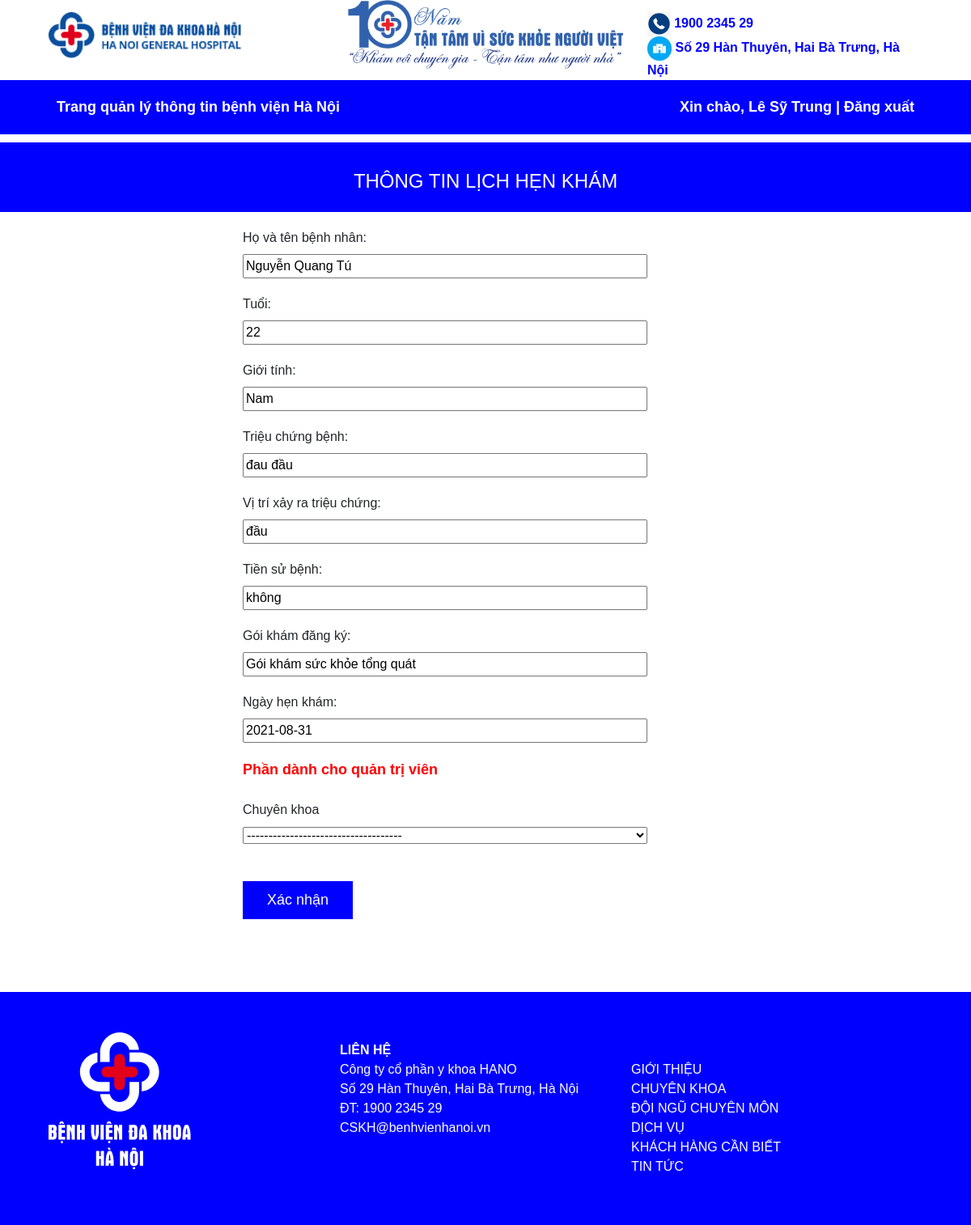
The page /lichkham.php?appid=1 (signed in) on the database its author committed.
### tables this page shows
CREATE TABLE `lichkham` (
  `appid` int(10) NOT NULL,
  `bnid` varchar(12) NOT NULL,
  `bsid` int(10) DEFAULT NULL,
  `summary` text DEFAULT NULL,
  `position` text DEFAULT NULL,
  `history` text DEFAULT NULL,
  `services` int(10) DEFAULT NULL,
  `appdate` date DEFAULT NULL,
  `pending` tinyint(1) DEFAULT 1,
  `ngaykham` text DEFAULT NULL,
  `chandoan` text DEFAULT NULL,
  `phuongan` text DEFAULT NULL,
  `donthuoc` text DEFAULT NULL
);

CREATE TABLE `benhnhan` (
  `bnid` varchar(12) NOT NULL,
  `bnname` varchar(50) NOT NULL,
  `age` int(10) DEFAULT NULL,
  `gender` text DEFAULT NULL,
  `contact` text DEFAULT NULL,
  `address` text DEFAULT NULL,
  `insurance` text DEFAULT NULL
);

CREATE TABLE `services` (
  `sid` int(10) NOT NULL,
  `sname` text NOT NULL
);

### lichkham.php (the view, shortened to what this page needs)
<!DOCTYPE html>
<html lang="en">
	<head>
		<link rel="stylesheet" href="https://maxcdn.bootstrapcdn.com/bootstrap/4.5.2/css/bootstrap.min.css">
		<link rel="stylesheet" href="style/style.css">
	</head>
	<body>
		<?php
			include('include/header.php');
		?>
		<div class = "manager-menu menu-bar">
			<ul class = "wrapper">
				<li class = "menu-bar-item no-decor">
					<a href = "manager.php" class = "no-decor menu-link">
						<b>
							Trang quản lý thông tin bệnh viện Hà Nội
						</b>
					</a>
				</li>
				<li class = "menu-bar-item no-decor right-float">
					<a href = "bs-info.php?bsid=<?php echo $_SESSION['id'];?>" class = "no-decor menu-link">
						<b>
							Xin chào, <?php echo $_SESSION['name'];?> |
						</b>
					</a>
					<a href = "include/process-logout.php" class = "no-decor menu-link ">
						<b>
							Đăng xuất
						</b>
					</a>
				</li>
			</ul>
		</div>
		<?php
			require('mysqli_connect.php');
			$query = 'SELECT * FROM `lichkham`
						inner join `benhnhan` on lichkham.bnid = benhnhan.bnid
						inner join `services` on lichkham.services = services.sid
						WHERE `appid` = ?';
			$q = mysqli_stmt_init($dbcon);
			mysqli_stmt_prepare($q, $query);
			mysqli_stmt_bind_param($q, "s", $_GET['appid']);
			mysqli_stmt_execute($q);
			$result = mysqli_stmt_get_result($q);
			$row = mysqli_fetch_assoc($result);
		?>
		<div class = "lichkham-body form-body">
			<div class = "lichkham-header">
				THÔNG TIN LỊCH HẸN KHÁM
			</div>
			<div class = "form-wrapper">
				<label>
					Họ và tên bệnh nhân:
				</label>
				<br>
				<input type = "text" name = "input-name" class = "input-text" value = "<?php echo $row['bnname'];?>" readonly = "readonly">
				<br>
				<label>
					Tuổi:
				</label>
				<br>
				<input type = "text" name = "input-age" class = "input-text" value = "<?php echo $row['age'];?>" readonly = "readonly">
				<br>
				<label>
					Giới tính:
				</label>
				<br>
				<input type = "text" name = "input-gender" class = "input-text" value = "<?php echo $row['gender'];?>" readonly = "readonly">
				<br>
				<label>
					Triệu chứng bệnh:
				</label>
				<br>
				<input type = "text" name = "input-summary" class = "input-text" value = "<?php echo $row['summary'];?>" readonly = "readonly">
				<br>
				<label>
					Vị trí xảy ra triệu chứng:
				</label>
				<br>
				<input type = "text" name = "input-position" class = "input-text" value = "<?php echo $row['position'];?>" readonly = "readonly">
				<br>
				<label>
					Tiền sử bệnh:
				</label>
				<br>
				<input type = "text" name = "input-history" class = "input-text" value = "<?php echo $row['history'];?>" readonly = "readonly">
				<br>
				<label>
					Gói khám đăng ký:
				</label>
				<br>
				<input type = "text" name = "input-services" class = "input-text" value = "<?php echo $row['sname'];?>" readonly = "readonly">
				<br>
				<label>
					Ngày hẹn khám:
				</label>
				<br>
				<input type = "text" name = "input-date" class = "input-text" value = "<?php echo $row['appdate'];?>" readonly = "readonly">
				<br>
				<form method = "POST" action = "include/process-add-benhan.php">
					<label>
						<strong>
							Phần dành cho quản trị viên
						</strong>
						<br>
						Chuyên khoa
					</label>
					<br>
					<select name = "input-khoa" id = "input-chuyenkhoa" class = "input-text" onchange="showbslist()">
						<option value = "0" selected = "selected">------------------------------------</option>
					</select>
					<br>
					<br>
					<div class = "input-submit">
						<input type = "submit" value = "Xác nhận" class = "submit-button">
					</div>
				</form>
			</div>
		</div>
		<div class = "footer">
			<?php
				include('include/footer.php');
			?>
		</div>
	</body>
</html>

### style/style.css (style rules this page uses)
body { font-family: Arial; }
ul { margin: 0; padding: 0; }
.no-decor { text-decoration: none; list-style-type: none; }
.wrapper { padding-left: 5%; padding-right: 5%; }
.menu-bar { width: 100%; background-color: blue; position: sticky; top: 0; z-index: 100; }
.menu-bar-item { display: inline-block; padding: 10px; position: relative; padding: 20px 10px; font-size: 14px; }
.menu-link { color: white; }
.right-float { float: right; }
.footer { width: 100%; background-color: blue; }
.form-wrapper { margin: 0 25%; }
.form-body { padding: 10px 0; }
.input-text { width: 500px; }
.form-wrapper label { padding-top: 20px; }
.input-submit { padding: 20px 0; }
.manager-menu a { font-size: 18px; }
.lichkham-body { padding-bottom: 70px; }
.lichkham-header { padding: 30px 0 20px 0; font-size: 24px; color: white; background-color: blue; text-align: center; }
.form-wrapper strong { font-size: 18px; color: red; }
.submit-button { background-color: blue; color: white; font-size: 18px; border: none; padding: 10px 30px; }

### rows shown on the page
lichkham: input-name "Nguyễn Quang Tú", input-age "22", input-gender "Nam", input-summary "đau đầu", input-position "đầu", input-history "không", input-services "Gói khám sức khỏe tổng quát", input-date "2021-08-31"

### other values the page prints
$_SESSION['name'] "Lê Sỹ Trung"
